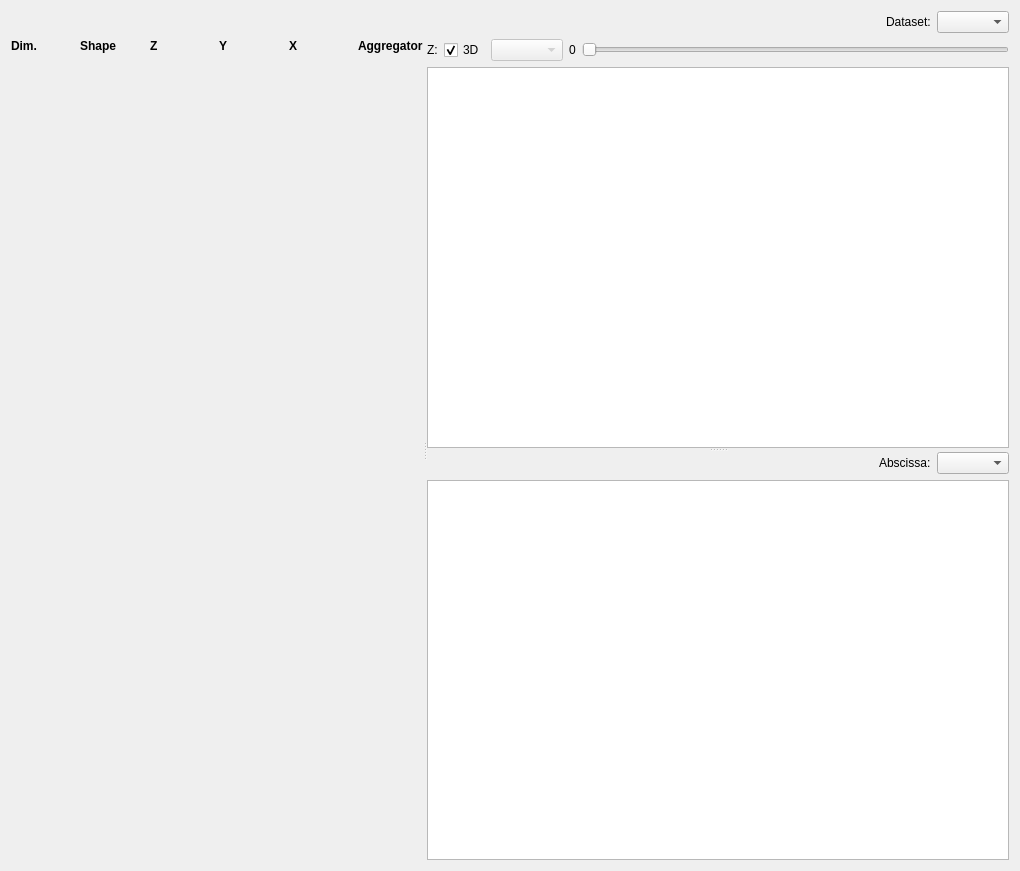
<?xml version="1.0" encoding="UTF-8"?>
<ui version="4.0">
 <class>Form</class>
 <widget class="QWidget" name="Form">
  <property name="geometry">
   <rect>
    <x>0</x>
    <y>0</y>
    <width>1020</width>
    <height>871</height>
   </rect>
  </property>
  <property name="windowTitle">
   <string>Form</string>
  </property>
  <layout class="QVBoxLayout" name="verticalLayout_4">
   <item>
    <layout class="QHBoxLayout" name="dataset_layout">
     <item>
      <spacer name="horizontalSpacer_17">
       <property name="orientation">
        <enum>Qt::Horizontal</enum>
       </property>
       <property name="sizeHint" stdset="0">
        <size>
         <width>40</width>
         <height>1</height>
        </size>
       </property>
      </spacer>
     </item>
     <item>
      <widget class="QLabel" name="label_50">
       <property name="sizePolicy">
        <sizepolicy hsizetype="Preferred" vsizetype="Fixed">
         <horstretch>0</horstretch>
         <verstretch>0</verstretch>
        </sizepolicy>
       </property>
       <property name="text">
        <string>Dataset:</string>
       </property>
      </widget>
     </item>
     <item>
      <widget class="QComboBox" name="dataset_combobox"/>
     </item>
    </layout>
   </item>
   <item>
    <widget class="QSplitter" name="splitter">
     <property name="orientation">
      <enum>Qt::Horizontal</enum>
     </property>
     <widget class="QWidget" name="verticalLayoutWidget_3">
      <layout class="QVBoxLayout" name="verticalLayout_3">
       <item>
        <layout class="QGridLayout" name="dimensions_layout">
         <item row="0" column="2">
          <widget class="QLabel" name="label_21">
           <property name="font">
            <font>
             <weight>75</weight>
             <bold>true</bold>
            </font>
           </property>
           <property name="text">
            <string>Z</string>
           </property>
          </widget>
         </item>
         <item row="0" column="4">
          <widget class="QLabel" name="label_23">
           <property name="font">
            <font>
             <weight>75</weight>
             <bold>true</bold>
            </font>
           </property>
           <property name="text">
            <string>X</string>
           </property>
          </widget>
         </item>
         <item row="0" column="1">
          <widget class="QLabel" name="label_20">
           <property name="font">
            <font>
             <weight>75</weight>
             <bold>true</bold>
            </font>
           </property>
           <property name="text">
            <string>Shape</string>
           </property>
          </widget>
         </item>
         <item row="0" column="3">
          <widget class="QLabel" name="label_22">
           <property name="font">
            <font>
             <weight>75</weight>
             <bold>true</bold>
            </font>
           </property>
           <property name="text">
            <string>Y</string>
           </property>
          </widget>
         </item>
         <item row="0" column="5">
          <widget class="QLabel" name="label_24">
           <property name="font">
            <font>
             <weight>75</weight>
             <bold>true</bold>
            </font>
           </property>
           <property name="text">
            <string>Aggregator</string>
           </property>
          </widget>
         </item>
         <item row="0" column="0">
          <widget class="QLabel" name="label_19">
           <property name="font">
            <font>
             <weight>75</weight>
             <bold>true</bold>
            </font>
           </property>
           <property name="text">
            <string>Dim.</string>
           </property>
          </widget>
         </item>
        </layout>
       </item>
       <item>
        <spacer name="verticalSpacer">
         <property name="orientation">
          <enum>Qt::Vertical</enum>
         </property>
         <property name="sizeHint" stdset="0">
          <size>
           <width>20</width>
           <height>40</height>
          </size>
         </property>
        </spacer>
       </item>
      </layout>
     </widget>
     <widget class="QSplitter" name="plots_splitter">
      <property name="orientation">
       <enum>Qt::Vertical</enum>
      </property>
      <widget class="QWidget" name="verticalLayoutWidget">
       <layout class="QVBoxLayout" name="verticalLayout">
        <item>
         <layout class="QHBoxLayout" name="horizontalLayout">
          <item>
           <widget class="QLabel" name="label">
            <property name="text">
             <string>Z:</string>
            </property>
           </widget>
          </item>
          <item>
           <widget class="QCheckBox" name="z_checkbox">
            <property name="text">
             <string>3D</string>
            </property>
            <property name="checked">
             <bool>true</bool>
            </property>
           </widget>
          </item>
          <item>
           <widget class="QComboBox" name="z_combobox">
            <property name="enabled">
             <bool>false</bool>
            </property>
           </widget>
          </item>
          <item>
           <widget class="QLabel" name="z_label">
            <property name="text">
             <string>0</string>
            </property>
           </widget>
          </item>
          <item>
           <widget class="QSlider" name="z_slider">
            <property name="maximum">
             <number>21</number>
            </property>
            <property name="orientation">
             <enum>Qt::Horizontal</enum>
            </property>
            <property name="invertedAppearance">
             <bool>false</bool>
            </property>
            <property name="invertedControls">
             <bool>false</bool>
            </property>
            <property name="tickPosition">
             <enum>QSlider::NoTicks</enum>
            </property>
           </widget>
          </item>
         </layout>
        </item>
        <item>
         <widget class="PlotWidget" name="xrf_spectra_view"/>
        </item>
       </layout>
      </widget>
      <widget class="QWidget" name="verticalLayoutWidget_2">
       <layout class="QVBoxLayout" name="verticalLayout_2">
        <item>
         <layout class="QHBoxLayout" name="horizontalLayout_2">
          <item>
           <spacer name="horizontalSpacer">
            <property name="orientation">
             <enum>Qt::Horizontal</enum>
            </property>
            <property name="sizeHint" stdset="0">
             <size>
              <width>40</width>
              <height>20</height>
             </size>
            </property>
           </spacer>
          </item>
          <item>
           <widget class="QLabel" name="label_2">
            <property name="text">
             <string>Abscissa:</string>
            </property>
           </widget>
          </item>
          <item>
           <widget class="QComboBox" name="comboBox"/>
          </item>
         </layout>
        </item>
        <item>
         <widget class="PlotWidget" name="xrf_scan_view"/>
        </item>
       </layout>
      </widget>
     </widget>
    </widget>
   </item>
  </layout>
 </widget>
 <customwidgets>
  <customwidget>
   <class>PlotWidget</class>
   <extends>QGraphicsView</extends>
   <header>pyqtgraph</header>
  </customwidget>
 </customwidgets>
 <resources/>
 <connections>
  <connection>
   <sender>z_slider</sender>
   <signal>valueChanged(int)</signal>
   <receiver>z_label</receiver>
   <slot>setNum(int)</slot>
   <hints>
    <hint type="sourcelabel">
     <x>621</x>
     <y>356</y>
    </hint>
    <hint type="destinationlabel">
     <x>796</x>
     <y>346</y>
    </hint>
   </hints>
  </connection>
  <connection>
   <sender>z_checkbox</sender>
   <signal>toggled(bool)</signal>
   <receiver>z_combobox</receiver>
   <slot>setDisabled(bool)</slot>
   <hints>
    <hint type="sourcelabel">
     <x>503</x>
     <y>429</y>
    </hint>
    <hint type="destinationlabel">
     <x>566</x>
     <y>429</y>
    </hint>
   </hints>
  </connection>
  <connection>
   <sender>z_checkbox</sender>
   <signal>toggled(bool)</signal>
   <receiver>z_label</receiver>
   <slot>setEnabled(bool)</slot>
   <hints>
    <hint type="sourcelabel">
     <x>503</x>
     <y>429</y>
    </hint>
    <hint type="destinationlabel">
     <x>614</x>
     <y>429</y>
    </hint>
   </hints>
  </connection>
  <connection>
   <sender>z_checkbox</sender>
   <signal>toggled(bool)</signal>
   <receiver>z_slider</receiver>
   <slot>setEnabled(bool)</slot>
   <hints>
    <hint type="sourcelabel">
     <x>503</x>
     <y>429</y>
    </hint>
    <hint type="destinationlabel">
     <x>816</x>
     <y>429</y>
    </hint>
   </hints>
  </connection>
 </connections>
</ui>
